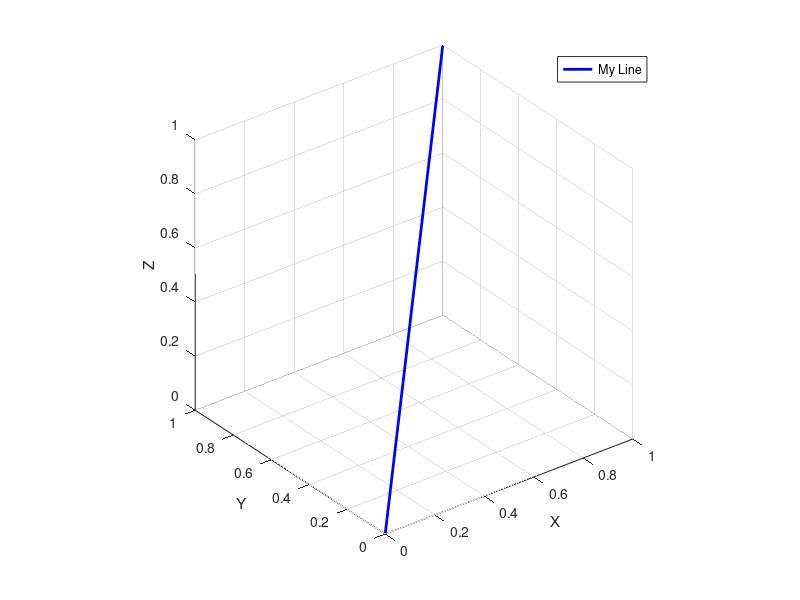

MATLAB code for this plot:
% Create a plot3 line
x = [0, 1]; % X-coordinates of the line
y = [0, 1]; % Y-coordinates of the line
z = [0, 1]; % Z-coordinates of the line

figure;
plot3(x, y, z, 'b', 'LineWidth', 2); % Plot the line
hold on;

% Add a label to the line
lineLabel = 'My Line'; % Your desired label

% Define the arrow properties (if needed)
% ...

% Plot the arrow (if needed)
% ...

hold off;

grid on;
xlabel('X');
ylabel('Y');
zlabel('Z');
axis equal;
view(3); % Adjust the view as needed

% Add the legend entry for the line
legend(lineLabel);
